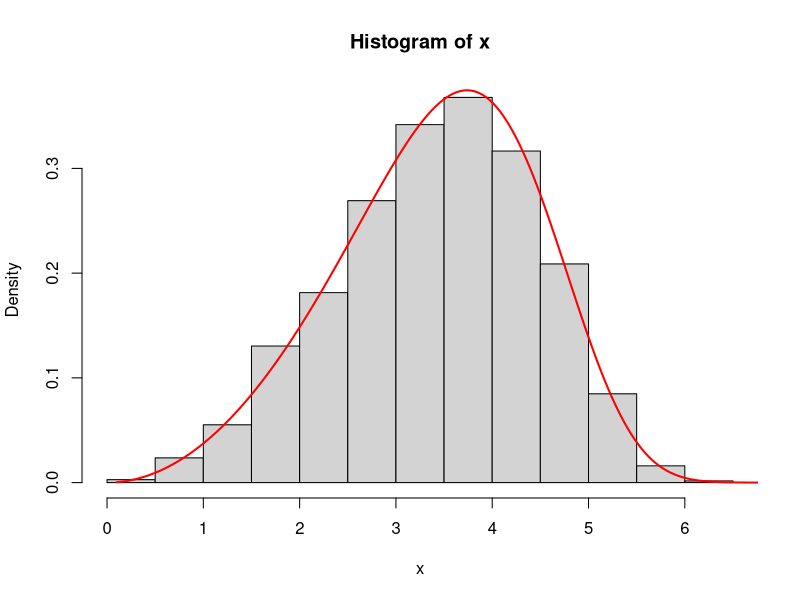

R code for this plot:
## ---- chunk 1
graphics.off()
###############################################################################
pgenhalf <- function(q, theta, alpha)
{
  2 * pnorm((q / theta) ^ alpha) - 1
}
## ---- chunk 2
################################################################################
dgenhalf <- function(x, theta, alpha)
{
  xtheta <- (x / theta) ^ alpha
  sqrt(2 / pi) * (alpha / x) * xtheta  * exp(-0.5 * xtheta ^ 2)
}
## ---- chunk 3
################################################################################
qgenhalf <- function(p, theta, alpha)
{
  theta * qnorm((p + 1) * 0.5) ^ (1 / alpha)
}
## ---- chunk 4
################################################################################
rgenhalf <- function(n, theta, alpha)
{
  U <- runif(n)
  theta * qnorm((U + 1) * 0.5) ^ (1 / alpha)
}
################################################################################
## ---- chunk 5
x <- rgenhalf(10000, theta = 4, alpha = 3)
x11(); hist(x, prob = T)
y <- seq(0.1, 100, 0.0001)
lines(y, dgenhalf(y, theta = 4, alpha = 3), lwd = 2, col = "red")
